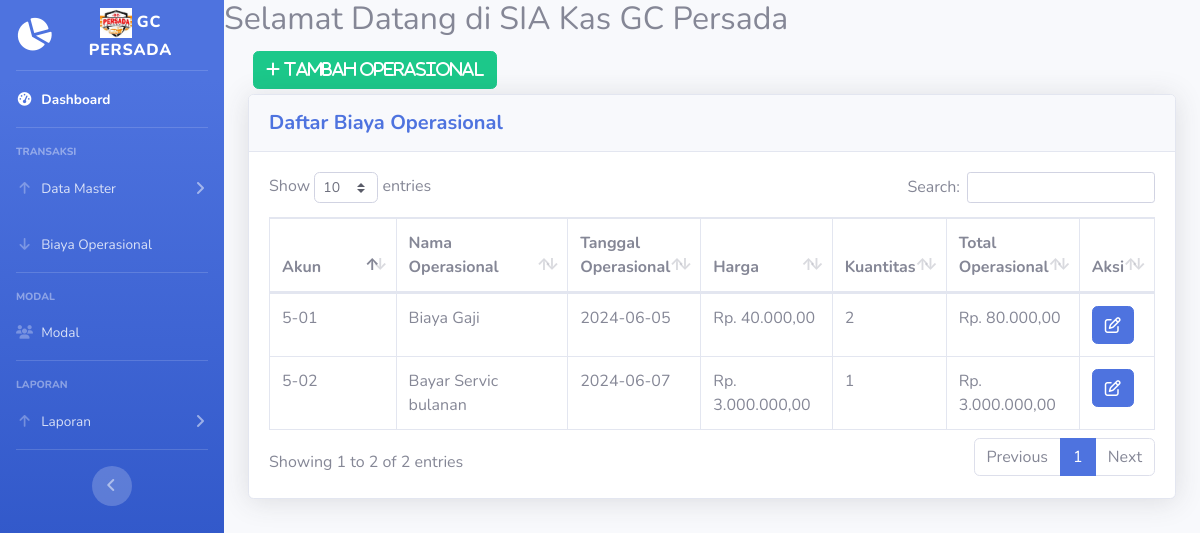
The app's page /operasional.php, older data.
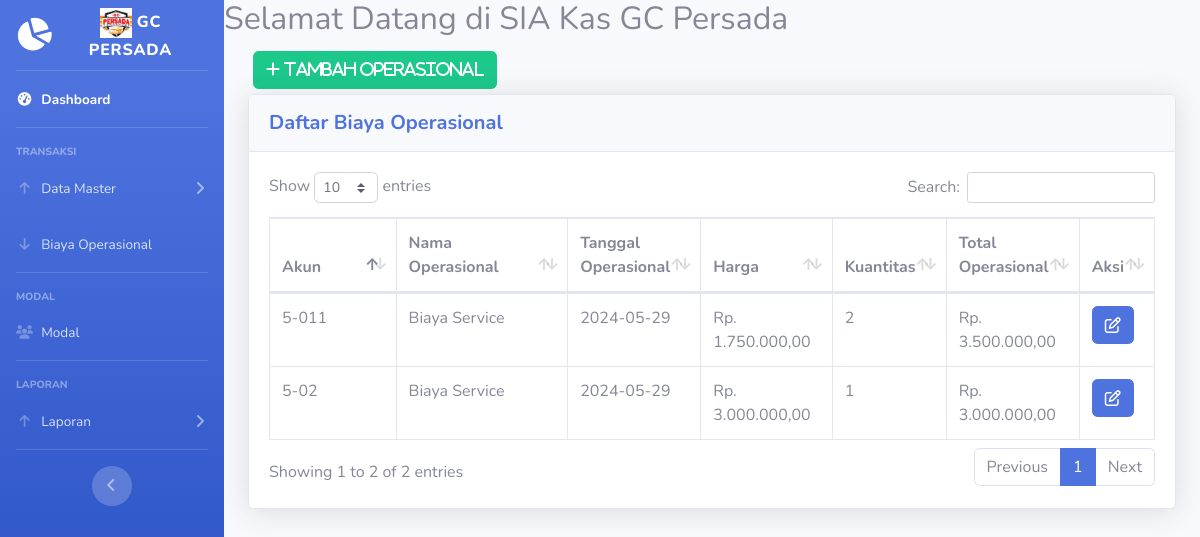
The same page, newer data.
### tables this page shows
CREATE TABLE `operasional` (
  `id_operasional` int(2) NOT NULL,
  `id_akun` varchar(5) NOT NULL,
  `nama_operasional` varchar(20) NOT NULL,
  `tanggal_operasional` date NOT NULL,
  `harga` int(8) NOT NULL,
  `kuantitas` int(2) NOT NULL,
  `total_operasional` int(8) NOT NULL
);

### operasional.php (the view, shortened to what this page needs)
<!DOCTYPE html>
<html lang="en">
<head>
  <link href="vendor/fontawesome-free/css/all.min.css" rel="stylesheet" type="text/css">
  <link href="css/sb-admin-2.min.css" rel="stylesheet">
  <link href="vendor/datatables/dataTables.bootstrap4.min.css" rel="stylesheet">
</head>
<body id="page-top">
  <?php
  require 'koneksi.php';
  require('sidebar.php');
  ?>
  <div id="content">
    <h2> Selamat Datang di SIA Kas GC Persada </h2>
    <div class="container-fluid">
      <button type="button" class="btn btn-success" style="margin:5px" data-toggle="modal" data-target="#myModalTambah"><i class="fa fa-plus"> Tambah Operasional</i></button><br>
      <div class="card shadow mb-4">
        <div class="card-header py-3">
          <h5 class="m-0 font-weight-bold text-primary">Daftar Biaya Operasional</h5>
        </div>
        <div class="card-body">
          <div class="table-responsive">
            <table class="table table-bordered" id="dataTable" width="100%" cellspacing="0">
              <thead>
                <tr>
                  <th width="15%">Akun</th>
                  <th width="20%">Nama Operasional</th>
                  <th width="15%">Tanggal Operasional</th>
                  <th width="15%">Harga</th>
                  <th width="5%">Kuantitas</th>
                  <th width="15%">Total Operasional</th>
                  <th width="5%">Aksi</th>
                </tr>
              </thead>
              <tbody>
                <?php
                $query = mysqli_query($koneksi, "SELECT * FROM operasional");
                while ($data = mysqli_fetch_assoc($query)) {
                ?>
                  <tr>
                    <td><?= $data['id_akun'] ?></td>
                    <td><?= $data['nama_operasional'] ?></td>
                    <td><?= $data['tanggal_operasional'] ?></td>
                    <td>Rp. <?= number_format($data['harga'], 2, ',', '.'); ?></td>
                    <td><?= $data['kuantitas'] ?></td>
                    <td>Rp. <?= number_format($data['total_operasional'], 2, ',', '.'); ?></td>
                    <td>
                      <a href="#" class="fa fa-edit btn btn-primary btn-md" data-toggle="modal" data-target="#myModal<?= $data['id_operasional']; ?>"></a>
                    </td>
                  </tr>
                <?php
                }
                ?>
              </tbody>
            </table>
          </div>
        </div>
      </div>
    </div>
  </div>
  </div>
  </div>
</body>
</html>

Row changes from the older to the newer data that the page shows:
removed operasional: id_akun "5-01", nama_operasional "Biaya Gaji", tanggal_operasional "2024-06-05", harga "40.000,00", kuantitas "2", total_operasional "80.000,00"
removed operasional: id_akun "5-02", nama_operasional "Bayar Servic bulanan", tanggal_operasional "2024-06-07", harga "3.000.000,00", kuantitas "1", total_operasional "3.000.000,00"
added operasional: id_akun "5-011", nama_operasional "Biaya Service", tanggal_operasional "2024-05-29", harga "1.750.000,00", kuantitas "2", total_operasional "3.500.000,00"
added operasional: id_akun "5-02", nama_operasional "Biaya Service", tanggal_operasional "2024-05-29", harga "3.000.000,00", kuantitas "1", total_operasional "3.000.000,00"
